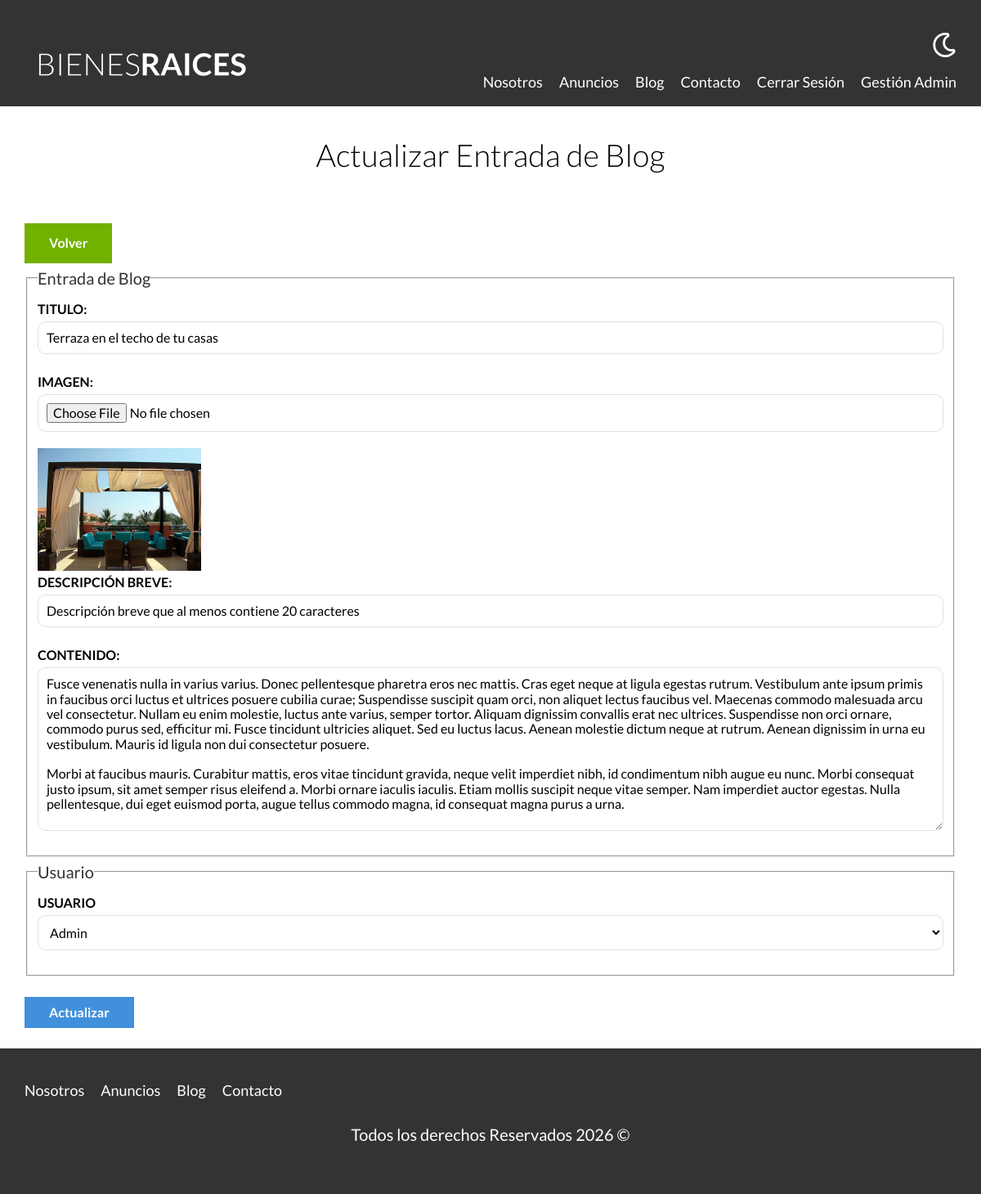
The app's page /blog/actualizar?id=2 (signed in) with its own data.
### tables this page shows
CREATE TABLE `blog` (
  `id` int NOT NULL AUTO_INCREMENT,
  `titulo` varchar(60) DEFAULT NULL,
  `imagen` varchar(200) DEFAULT NULL,
  `descripcion` mediumtext,
  `contenido` longtext,
  `creado` date DEFAULT NULL,
  `usuarioId` int DEFAULT NULL,
  PRIMARY KEY (`id`),
  KEY `usuarioId_id` (`usuarioId`),
  CONSTRAINT `usuarioId` FOREIGN KEY (`usuarioId`) REFERENCES `usuarios` (`id`)
);

CREATE TABLE `usuarios` (
  `id` int NOT NULL AUTO_INCREMENT,
  `email` varchar(60) DEFAULT NULL,
  `password` char(60) DEFAULT NULL,
  `nombre` varchar(60) DEFAULT NULL,
  PRIMARY KEY (`id`)
);

### controllers/EntradaController.php (called while the page is built, shortened)
<?php
class EntradaController {
    public static function actualizar(Router $router) {
        $id = validarORedireccionar('/admin');
        $entrada = Entrada::find($id);
        $errores = Entrada::getErrores();
        $usuarioId = Admin::all();
        $router->render('blog/actualizar', [
            'entrada' => $entrada,
            'usuarioId' => $usuarioId,
            'errores' => $errores
        ]);
    }
}

### public/index.php (called while the page is built, shortened)
<?php
$router = new Router();
$router->get('/admin', [PropiedadController::class, 'index'] );
$router->get('/propiedades/crear', [PropiedadController::class, 'crear']);
$router->post('/propiedades/crear', [PropiedadController::class, 'crear']);
$router->get('/propiedades/actualizar', [PropiedadController::class, 'actualizar']);
$router->post('/propiedades/actualizar', [PropiedadController::class, 'actualizar']);
$router->post('/propiedades/eliminar', [PropiedadController::class, 'eliminar']);
$router->get('/vendedores/crear', [VendedorController::class, 'crear']);
$router->post('/vendedores/crear', [VendedorController::class, 'crear']);
$router->get('/vendedores/actualizar', [VendedorController::class, 'actualizar']);
$router->post('/vendedores/actualizar', [VendedorController::class, 'actualizar']);
$router->post('/vendedores/eliminar', [VendedorController::class, 'eliminar']);
$router->get('/blog/crear', [EntradaController::class, 'crear']);
$router->post('/blog/crear', [EntradaController::class, 'crear']);
$router->get('/blog/actualizar', [EntradaController::class, 'actualizar']);
$router->post('/blog/actualizar', [EntradaController::class, 'actualizar']);
$router->post('/blog/eliminar', [EntradaController::class, 'eliminar']);
$router->get('/', [PaginasController::class, 'index']);
$router->get('/nosotros', [PaginasController::class, 'nosotros']);
$router->get('/propiedades', [PaginasController::class, 'propiedades']);
$router->get('/propiedad', [PaginasController::class, 'propiedad']);
$router->get('/blog', [PaginasController::class, 'blog']);
$router->get('/entrada', [PaginasController::class, 'entrada']);
$router->get('/contacto', [PaginasController::class, 'contacto']);
$router->post('/contacto', [PaginasController::class, 'contacto']);
$router->get('/login', [LoginController::class, 'login']);
$router->post('/login', [LoginController::class, 'login']);
$router->get('/logout', [LoginController::class, 'logout']);
$router->comprobarRutas();

### includes/funciones.php (called while the page is built, shortened)
<?php
function s($html) : string {
    $s = htmlspecialchars($html);
    return $s;
}
function validarORedireccionar(string $url) {
    $id = $_GET['id'];
    $id = filter_var($id, FILTER_VALIDATE_INT);
    return $id;
}

### models/ActiveRecord.php (called while the page is built, shortened)
<?php
class ActiveRecord {
    protected static $db;
    protected static $tabla = '';
    public static function setDB($database) {
        self::$db = $database;
    }
    public static function all() {
        $query = "SELECT * FROM " . static::$tabla;
        $resultado = self::consultarSQL($query);
        return $resultado;
    }
    public static function find($id) {
        $query = "SELECT * FROM " . static::$tabla . " WHERE id = $id";
        $resultado = self::consultarSQL($query);
        return array_shift($resultado);
    }
    public static function consultarSQL($query) {
        $resultado = self::$db->query($query);
        $array = [];
        while($registro = $resultado->fetch_assoc()) {
            $array[] = static::crearObjeto($registro);
        }
        return $array;
    }
    protected static function crearObjeto($registro) {
        $objeto = new static;
        foreach($registro as $key => $value) {
            if (property_exists($objeto, $key)) {
                $objeto->$key = $value;
            }
        }
        return $objeto;
    }
}

### views/blog/formulario_entradas.php (the view, shortened to what this page needs)
<fieldset>
    <legend>Entrada de Blog</legend>
    <label for="titulo">Titulo:</label>
    <input type="text" id="titulo" name="entrada[titulo]" placeholder="Titulo de la entrada" value="<?php echo s( $entrada->titulo ); ?>" >
    <label for="imagen">Imagen:</label>
    <input type="file" id="imagen" accept="image/jpeg image/png" name="entrada[imagen]">
    <?php if($entrada->imagen):?>
        <img src="/imagenes/<?php echo $entrada->imagen?>" class="imagen-small" alt="<?php echo "Imagen ".$entrada->titulo?>">
    <?php endif;?>
    <label for="descripcion">Descripción Breve:</label>
    <input type="text" id="descripcion" name="entrada[descripcion]" placeholder="Descripción breve del articulo" value="<?php echo s( $entrada->descripcion ); ?>" >
    <label for="contenido">Contenido:</label>
    <textarea name="entrada[contenido]" id="articulo" cols="30" rows="10"><?php echo s($entrada->contenido);?></textarea>
</fieldset>
<fieldset>
    <legend>Usuario</legend>
    <label for="usuario">Usuario</label>
    <select name="entrada[usuarioId]" id="usuario">
        <?php foreach($usuarioId as $usuario): ?>
            <option
                <?php echo $entrada->usuarioId === $usuario->id ? 'selected' : ''; ?> value="<?php echo s($usuario->id); ?>"><?php echo s($usuario->nombre); ?>
            </option>
        <?php endforeach;?>
    </select>
</fieldset>

### public/build/css/app.css (style rules this page uses)
html { -webkit-text-size-adjust:100%;line-height:1.15 }
body { margin:0 }
img { border-style:none }
button,input,optgroup,select,textarea { font-family:inherit;font-size:100%;line-height:1.15;margin:0 }
button,input { overflow:visible }
button,select { text-transform:none }
fieldset { padding:.35em .75em .625em }
legend { box-sizing:border-box;color:inherit;display:table;max-width:100%;padding:0;white-space:normal }
textarea { overflow:auto }
html { box-sizing:border-box;font-size:62.5% }
*,:after,:before { box-sizing:inherit }
body { font-family:Lato,sans-serif;font-size:1.6rem;line-height:1.8 }
img,picture { display:block;width:100% }
.formulario legend { color:#333;font-size:2rem }
.formulario label { display:block;font-weight:700;text-transform:uppercase }
.formulario input:not([type=submit]),.formulario select,.formulario textarea { background-color:#fff;border:1px solid #e1e1e1;border-radius:1rem;display:block;margin-bottom:2rem;padding:1rem;width:100% }
.formulario textarea { height:20rem }
.imagen-small { width:20rem }

### records on screen
blog: titulo "Terraza en el techo de tu casas", imagen (picture), descripcion "Descripción breve que al menos contiene 20 caracteres", contenido "Fusce venenatis nulla in varius varius. Donec pellentesque pharetra eros nec mattis. Cras eget neque at ligula egestas rutrum. Vestibulum ante ipsum primis in faucibus orci luctus et ultrices posuere cubilia curae; Suspendisse suscipit quam orci, non aliquet lectus faucibus vel. Maecenas commodo malesuada arcu vel consectetur. Nullam eu enim molestie, luctus ante varius, semper tortor. Aliquam dignissim convallis erat nec ultrices. Suspendisse non orci ornare, commodo purus sed, efficitur mi. Fusce tincidunt ultricies aliquet. Sed eu luctus lacus. Aenean molestie dictum neque at rutrum. Aenean dignissim in urna eu vestibulum. Mauris id ligula non dui consectetur posuere. Morbi at faucibus…", usuarioId.nombre "Admin"
